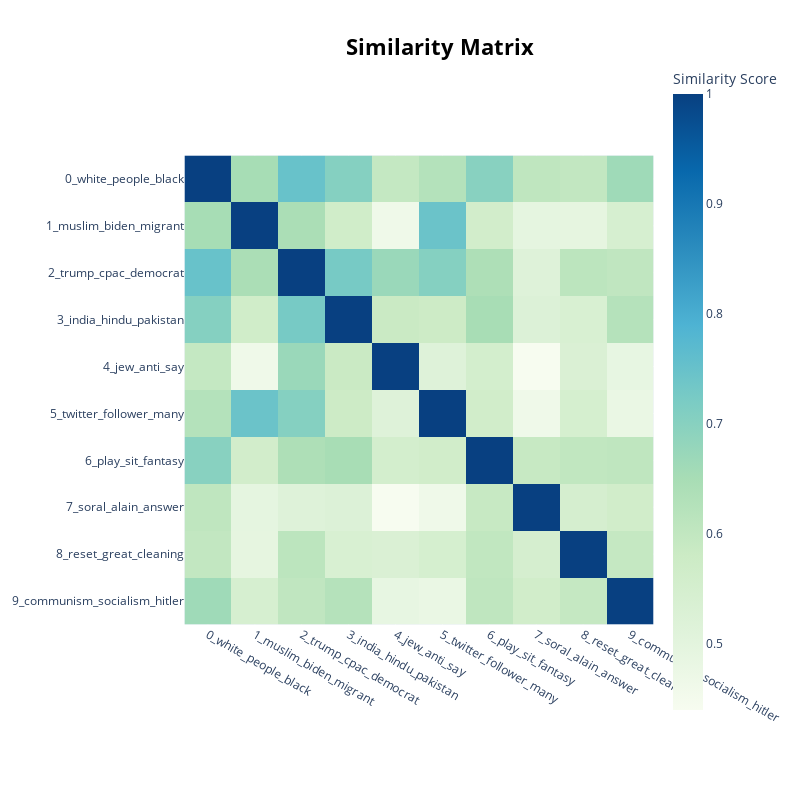

The notebook cell this image was saved under:
### Code cell
model.visualize_heatmap()

### Figure 1 — Plotly figure (JSON) as saved in the notebook; plotly's stock layout.template omitted (floating-point values rounded to 4 significant figures)
{"data": [{"coloraxis": "coloraxis", "hovertemplate": "x: %{x}<br>y: %{y}<br>Similarity Score: %{z}<extra></extra>", "name": "0", "type": "heatmap", "x": ["0_white_people_black", "1_muslim_biden_migrant", "2_trump_cpac_democrat", "3_india_hindu_pakistan", "4_jew_anti_say", "5_twitter_follower_many", "6_play_sit_fantasy", "7_soral_alain_answer", "8_reset_great_cleaning", "9_communism_socialism_hitler"], "xaxis": "x", "y": ["0_white_people_black", "1_muslim_biden_migrant", "2_trump_cpac_democrat", "3_india_hindu_pakistan", "4_jew_anti_say", "5_twitter_follower_many", "6_play_sit_fantasy", "7_soral_alain_answer", "8_reset_great_cleaning", "9_communism_socialism_hitler"], "yaxis": "y", "z": [[1.0, 0.651, 0.7486, 0.7045, 0.5944, 0.6254, 0.6989, 0.6054, 0.5987, 0.6631], [0.651, 1.0, 0.6433, 0.5657, 0.464, 0.7451, 0.56, 0.4937, 0.4923, 0.5444], [0.7486, 0.6433, 1, 0.7255, 0.6709, 0.7035, 0.6388, 0.5149, 0.6105, 0.603], [0.7045, 0.5657, 0.7255, 1.0, 0.5843, 0.5755, 0.6493, 0.5237, 0.5384, 0.6236], [0.5944, 0.464, 0.6709, 0.5843, 1.0, 0.5165, 0.5539, 0.4395, 0.5319, 0.4869], [0.6254, 0.7451, 0.7035, 0.5755, 0.5165, 1.0, 0.5634, 0.4644, 0.5474, 0.4787], [0.6989, 0.56, 0.6388, 0.6493, 0.5539, 0.5634, 1.0, 0.59, 0.6004, 0.6045], [0.6054, 0.4937, 0.5149, 0.5237, 0.4395, 0.4644, 0.59, 1.0, 0.549, 0.5637], [0.5987, 0.4923, 0.6105, 0.5384, 0.5319, 0.5474, 0.6004, 0.549, 1.0, 0.5941], [0.6631, 0.5444, 0.603, 0.6236, 0.4869, 0.4787, 0.6045, 0.5637, 0.5941, 1]]}], "layout": {"coloraxis": {"colorbar": {"title": {"text": "Similarity Score"}}, "colorscale": [[0, "rgb(247,252,240)"], [0.125, "rgb(224,243,219)"], [0.25, "rgb(204,235,197)"], [0.375, "rgb(168,221,181)"], [0.5, "rgb(123,204,196)"], [0.625, "rgb(78,179,211)"], [0.75, "rgb(43,140,190)"], [0.875, "rgb(8,104,172)"], [1, "rgb(8,64,129)"]]}, "height": 800, "hoverlabel": {"bgcolor": "white", "font": {"family": "Rockwell", "size": 16}}, "legend": {"title": {"text": "Trend"}}, "margin": {"t": 60}, "showlegend": true, "title": {"font": {"color": "Black", "size": 22}, "text": "<b>Similarity Matrix", "x": 0.55, "xanchor": "center", "y": 0.95, "yanchor": "top"}, "width": 800, "xaxis": {"anchor": "y", "constrain": "domain", "domain": [0, 1], "scaleanchor": "y"}, "yaxis": {"anchor": "x", "autorange": "reversed", "constrain": "domain", "domain": [0, 1]}}}
